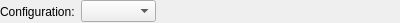
<?xml version="1.0" encoding="UTF-8"?>
<ui version="4.0">
 <class>Configuration</class>
 <widget class="QWidget" name="Configuration">
  <property name="geometry">
   <rect>
    <x>0</x>
    <y>0</y>
    <width>400</width>
    <height>23</height>
   </rect>
  </property>
  <property name="windowTitle">
   <string>Form</string>
  </property>
  <layout class="QHBoxLayout" name="horizontalLayout">
   <property name="leftMargin">
    <number>0</number>
   </property>
   <property name="topMargin">
    <number>0</number>
   </property>
   <property name="rightMargin">
    <number>0</number>
   </property>
   <property name="bottomMargin">
    <number>0</number>
   </property>
   <item>
    <widget class="QLabel" name="label">
     <property name="sizePolicy">
      <sizepolicy hsizetype="Minimum" vsizetype="Preferred">
       <horstretch>0</horstretch>
       <verstretch>0</verstretch>
      </sizepolicy>
     </property>
     <property name="text">
      <string>Configuration:</string>
     </property>
    </widget>
   </item>
   <item>
    <widget class="QComboBox" name="comboBox">
     <property name="editable">
      <bool>false</bool>
     </property>
     <property name="sizeAdjustPolicy">
      <enum>QComboBox::AdjustToContents</enum>
     </property>
    </widget>
   </item>
   <item>
    <widget class="QPushButton" name="edit">
     <property name="text">
      <string/>
     </property>
     <property name="icon">
      <iconset resource="../../CorePlugin/Resources/core.qrc">
       <normaloff>:/core/configuration-edit</normaloff>:/core/configuration-edit</iconset>
     </property>
     <property name="flat">
      <bool>true</bool>
     </property>
    </widget>
   </item>
   <item>
    <widget class="QPushButton" name="add">
     <property name="text">
      <string/>
     </property>
     <property name="icon">
      <iconset resource="../../CorePlugin/Resources/core.qrc">
       <normaloff>:/core/configuration-add</normaloff>:/core/configuration-add</iconset>
     </property>
     <property name="flat">
      <bool>true</bool>
     </property>
    </widget>
   </item>
   <item>
    <widget class="QPushButton" name="remove">
     <property name="text">
      <string/>
     </property>
     <property name="icon">
      <iconset resource="../../CorePlugin/Resources/core.qrc">
       <normaloff>:/core/configuration-remove</normaloff>:/core/configuration-remove</iconset>
     </property>
     <property name="flat">
      <bool>true</bool>
     </property>
    </widget>
   </item>
  </layout>
 </widget>
 <resources>
  <include location="../../CorePlugin/Resources/core.qrc"/>
 </resources>
 <connections/>
</ui>
